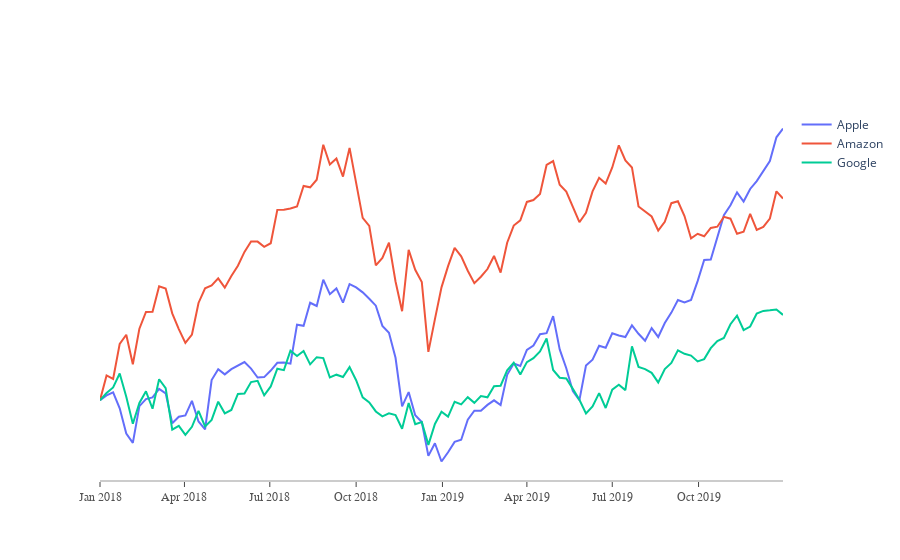

Notebook cell for this chart:
### Code cell
fig = go.Figure()

fig.add_trace(go.Scatter(x=df_stock.date, y=df_stock.AAPL, mode="lines", name="Apple"))
fig.add_trace(go.Scatter(x=df_stock.date, y=df_stock.AMZN, mode="lines", name="Amazon"))
fig.add_trace(go.Scatter(x=df_stock.date, y=df_stock.GOOG, mode="lines", name="Google"))

fig.update_layout(
    xaxis=dict(
        showline=True,
        showgrid=False,
        showticklabels=True,
        linecolor="rgb(204, 204, 204)",
        linewidth=2,
        ticks="outside",
        tickfont=dict(
            family="Arial",
            size=12,
            color="rgb(82, 82, 82)"
        ),
    ),
    # Turn off everything on y axis
    yaxis=dict(
        showgrid=False,
        zeroline=False,
        showline=False,
        showticklabels=False,
    ),
    autosize=False,
    margin=dict(
        autoexpand=True,
        l=100,
        r=20,
        t=110,
    ),
    showlegend=True,
    plot_bgcolor='white'
)
